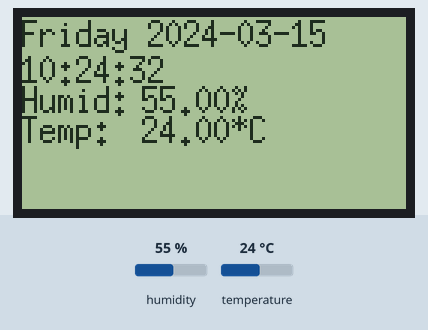
Simulated run of this sketch. Board: Arduino Uno, built with avr-gcc and run on an emulated ATmega328P. Shown: 128×64 one-colour display. The test bench sets the inputs (shaded band); at power-on: humidity 55 %, temperature 24 °C. The local clock reads 2024-03-15 10:24:30 at power-on unless the sketch sets it; what the sketch prints to the serial monitor is not drawn.

Above: at 2.8 s.
2.9 s: humidity set to 22 %
At 4.9 s:
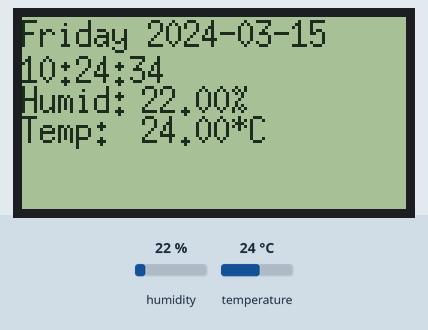
6.6 s: humidity set to 88 %
At 10.6 s:
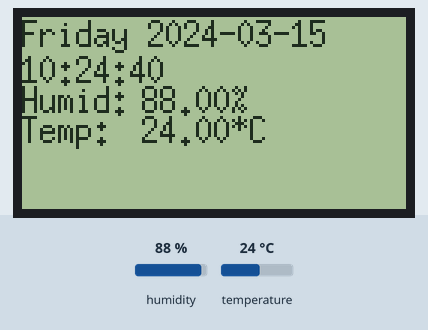
Timing chart, 0 to 12.1 s (numbered marks = the images above; inputs shaded):
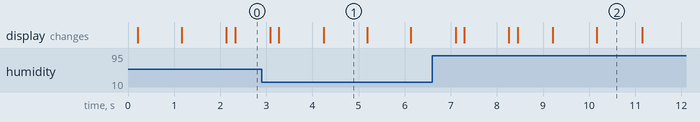

Measured:
- what the display in image 1 shows lasts 1.0 s, from 4.2 s to 5.2 s

The sketch:

DS1302_Fix_Disp_DHT11.ino
```cpp
#include <DS1302.h>
#include <stdio.h>
//加上你的时钟RTC的头文件（也就是驱动）
#include "U8glib.h"
//u8g显示驱动
#include "DHT.h"
/*
   DS1302时钟显示程序
   Producer：小明明
   该程序用于修正DS1302类的RTC时钟模块，之后显示到外置显示屏上~
   拓展功能：DHT11温湿度显示在12864上
   同样适用于时间日期跑偏的情况，可以进来矫正一下
   制作时间：2018/11/5/ 12：55
   如何知道自己的时钟芯片信息呢？
   可以去www.alldatasheet.com去查找哦~
   比如DS1302的：
   http://datasheets.maximintegrated.com/en/ds/DS1302.pdf
   附上一个通用库，可以自己移植~
   也在Github里面，可以直接克隆，找你的文件夹就有了！
   https://github.com/msparks/arduino-ds1302
*/
#define DHTPIN 13// 接入13脚
#define DHTTYPE DHT11
DHT dht(DHTPIN, DHTTYPE);
//我用的是ST7920主控的显示屏12864
U8GLIB_ST7920_128X64_4X u8g(10, 11, 12); // SPI Com: SCK = en = 10, MOSI = rw = 11, CS = di = 12
//格式统一并打印
namespace {
const int kCePin   = 7;  // 芯片使能脚 CE
const int kIoPin   = 8;  // 输入口 I/O
const int kSclkPin = 9;  // 串行时钟口 SCLK
// 调库使用按照上面配置I/O口
DS1302 rtc(kCePin, kIoPin, kSclkPin);
//下面是规整星期信息输出。
String dayAsString(const Time::Day day) {
  switch (day) {
    case Time::kSunday: return "Sunday";
    case Time::kMonday: return "Monday";
    case Time::kTuesday: return "Tuesday";
    case Time::kWednesday: return "Wednesday";
    case Time::kThursday: return "Thursday";
    case Time::kFriday: return "Friday";
    case Time::kSaturday: return "Saturday";
  }
  return "(unknown day)";
}
void printTime() {
  // 从RTC读取时间
  Time t = rtc.time();
  // 命名星期几
  const String day = dayAsString(t.day);
  // 临时变量用于规整时间日期格式
  char buf[50];
  char buf1[50];
  snprintf(buf, sizeof(buf), "%s %04d-%02d-%02d",
           day.c_str(),
           t.yr, t.mon, t.date);
  snprintf(buf1, sizeof(buf1), "%02d:%02d:%02d",
           t.hr, t.min, t.sec);
  //这里是输出的格式：4位年/2位月/2位日
  // 2为时/2位分/2位秒
  // 输出字符串到串口我们才能看得到时间。
  Serial.println(buf);
  Serial.println(buf1);
  u8g.setFont(u8g_font_6x13);
  u8g.drawStr( 0, 10, buf);
  u8g.drawStr( 0, 22, buf1);
}
}
void setup() {
  //旋转屏幕180
  u8g.setRot180();///必需时可使用（本处使用了）
  Serial.begin(9600);//设定串口输出波特率（看协议）
  //上面一条用于串口打印
  //关闭芯片写保护(写入时间才用到)
  //rtc.writeProtect(false);
  //rtc.halt(false);
  // 开始准备写入校准时间
  // 格式：年，月，日，时，分，秒，周几
  //Time t(2018, 11, 5, 12, 50, 30, Time::kMonday);
  // 写入校准时间入RTC中
  //rtc.time(t);
  dht.begin();//初始化DHT11
}

void loop() {
  printTime();//打印时间
  temp_humid();//温湿度

  u8g.firstPage();
  do {
    printTime();
    temp_humid();
  } while (u8g.nextPage());
}
void temp_humid()
{
  float h = dht.readHumidity();
  float t = dht.readTemperature();
  if (isnan(h) || isnan(t)) {
    Serial.println("Failed to read !");
    u8g.setFont(u8g_font_6x13);
    u8g.drawStr( 40, 32, "Fail");
    u8g.drawStr( 40, 42, "Fail");
    return;
  }
  /*Serial.print("Humidity: ");
    Serial.print(h);
    Serial.print(" %\t");
    Serial.print("Temperature: ");
    Serial.print(t);
    Serial.print(" *C ");
  */
  u8g.setFont(u8g_font_6x13);
  u8g.drawStr( 0, 32, "Humid:");
  u8g.drawStr( 0, 42, "Temp:");
  u8g.setPrintPos(40, 32);
  u8g.print(h);
  u8g.setPrintPos(40, 42);
  u8g.print(t);
  u8g.drawStr( 70, 32, "%");
  u8g.drawStr( 70, 42, "*C");
}
```
